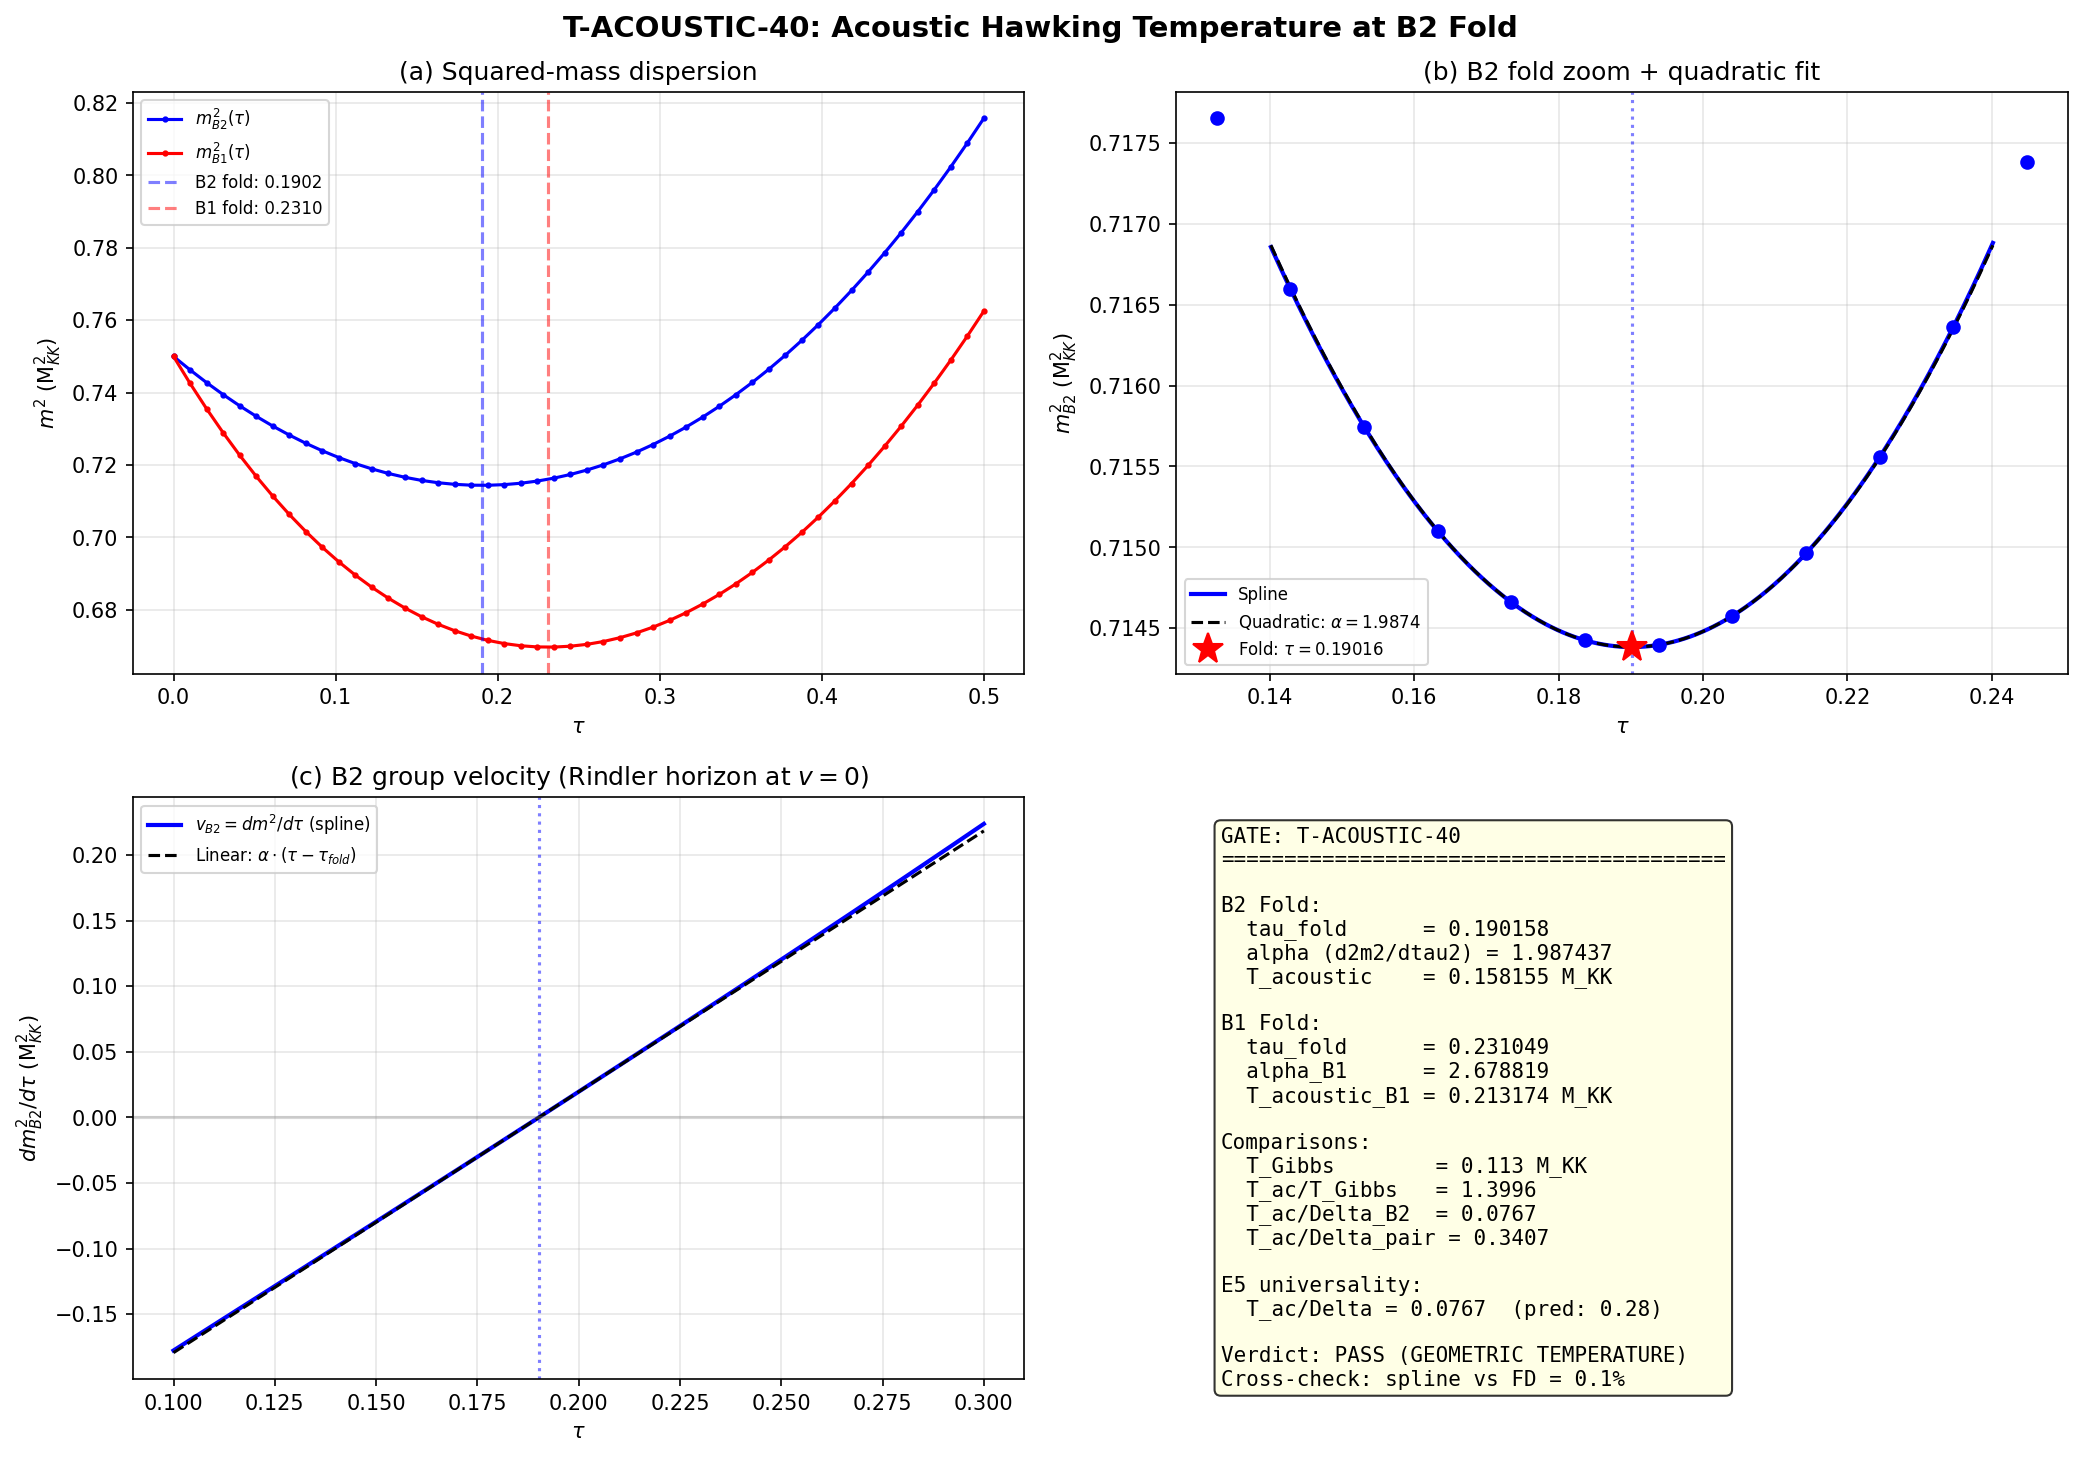

Generate this figure with Python:
#!/usr/bin/env python3
"""
T-ACOUSTIC-40: Acoustic Hawking Temperature at the B2 Fold
===========================================================

Computes the acoustic surface gravity and Hawking temperature at the B2 van Hove
singularity (fold) from the CASCADE-39 dispersion data. Implements the Barcelo
acoustic metric formalism for the internal-space phonon field.

Pre-registered gate:
  PASS (GEOMETRIC TEMPERATURE): T_acoustic agrees with T_Gibbs within factor 2
       (0.057 < T_acoustic < 0.226 in M_KK units)
  FAIL (NO CONNECTION): T_acoustic differs from T_Gibbs by more than factor 5

Inputs:
  computations/session-39/s39_cascade_spectroscopy.npz  (B2 dispersion)
  computations/session-39/s39_richardson_gaudin.npz      (BCS gap at fold)
  computations/session-37/s37_pair_susceptibility.npz    (pair gap Delta_pair)

Outputs:
  computations/session-40/s40_acoustic_temperature.npz
  computations/session-40/s40_acoustic_temperature.png
"""

import numpy as np
from scipy.interpolate import CubicSpline
from scipy.optimize import brentq
import matplotlib
matplotlib.use('Agg')
import matplotlib.pyplot as plt
from pathlib import Path

# ============================================================================
# 0. Load data
# ============================================================================
base = Path(__file__).parent

cascade = np.load(base / 's39_cascade_spectroscopy.npz', allow_pickle=True)
rg_data = np.load(base / 's39_richardson_gaudin.npz', allow_pickle=True)
ps_data = np.load(base / 's37_pair_susceptibility.npz', allow_pickle=True)

tau_grid = cascade['tau_grid']       # (50,) in [0.00, 0.50]
B2 = cascade['B2']                   # (50,) eigenvalue branch (already |lambda|)
B1 = cascade['B1']                   # (50,)
v_B2_raw = cascade['v_B2']           # (50,) dm^2/dtau from CASCADE
d2_B2_raw = cascade['d2_B2']         # (50,) d^2m^2/dtau^2 from CASCADE

# Van Hove singularity locations from CASCADE
vh_taus = cascade['vh_taus']         # [B1_fold, B2_fold]
vh_lambdas = cascade['vh_lambdas']

# BCS gap data
Delta_k_fold = rg_data['Delta_k_fold']   # gap for each of 8 modes at fold
E_cond = float(ps_data['E_cond'])         # condensation energy
Delta_pair = float(ps_data['Delta_pair']) # pair gap from susceptibility

# T_Gibbs from prior work
T_Gibbs = 0.113  # M_KK units (from Session 38 workshops)

print("=" * 72)
print("T-ACOUSTIC-40: Acoustic Hawking Temperature at the B2 Fold")
print("=" * 72)

# ============================================================================
# 1. B2 squared-mass dispersion
# ============================================================================
# B2 stores |lambda|. The squared mass is m^2 = lambda^2.
# We work with m^2_B2(tau) = B2(tau)^2.
m2_B2 = B2**2
m2_B1 = B1**2

print("\n--- Step 1: B2 Dispersion ---")
print(f"  tau range: [{tau_grid[0]:.4f}, {tau_grid[-1]:.4f}], N = {len(tau_grid)}")
print(f"  m^2_B2 range: [{m2_B2.min():.8f}, {m2_B2.max():.8f}]")
print(f"  m^2_B2 at tau=0: {m2_B2[0]:.8f}")
print(f"  CASCADE van Hove: tau_B2 = {vh_taus[1]:.8f}, lambda_B2 = {vh_lambdas[1]:.8f}")

# ============================================================================
# 2. Cubic spline fit near the fold
# ============================================================================
# Use all 50 points for global spline, but focus analysis near fold
cs_m2 = CubicSpline(tau_grid, m2_B2)

# First derivative: dm^2/dtau
cs_dm2 = cs_m2.derivative(nu=1)
# Second derivative: d^2m^2/dtau^2
cs_d2m2 = cs_m2.derivative(nu=2)

# Find precise fold: dm^2/dtau = 0 by root-finding
# CASCADE reports B2 fold near tau ~ 0.190
# Search in window [0.15, 0.25]
tau_search_lo, tau_search_hi = 0.15, 0.25

# Verify sign change
dm2_lo = cs_dm2(tau_search_lo)
dm2_hi = cs_dm2(tau_search_hi)
print(f"\n--- Step 2: Fold Identification ---")
print(f"  dm^2/dtau at tau={tau_search_lo:.2f}: {dm2_lo:.8f}")
print(f"  dm^2/dtau at tau={tau_search_hi:.2f}: {dm2_hi:.8f}")
print(f"  Sign change: {dm2_lo * dm2_hi < 0}")

if dm2_lo * dm2_hi < 0:
    tau_fold_B2 = brentq(cs_dm2, tau_search_lo, tau_search_hi, xtol=1e-14)
else:
    # Fallback: use minimum of spline on fine grid
    tau_fine = np.linspace(tau_search_lo, tau_search_hi, 10000)
    m2_fine = cs_m2(tau_fine)
    idx_min = np.argmin(m2_fine)
    tau_fold_B2 = tau_fine[idx_min]

m2_at_fold = cs_m2(tau_fold_B2)
dm2_at_fold = cs_dm2(tau_fold_B2)  # should be ~0
d2m2_at_fold = cs_d2m2(tau_fold_B2)

print(f"  tau_fold (spline root): {tau_fold_B2:.12f}")
print(f"  m^2_B2(tau_fold):       {m2_at_fold:.12f}")
print(f"  dm^2/dtau(tau_fold):    {dm2_at_fold:.2e}  (should be ~0)")
print(f"  d^2m^2/dtau^2(fold):    {d2m2_at_fold:.8f}")
print(f"  CASCADE reported fold:  {vh_taus[1]:.8f}")
print(f"  Discrepancy:            {abs(tau_fold_B2 - vh_taus[1]):.2e}")

# ============================================================================
# 3. Acoustic surface gravity alpha and cross-checks
# ============================================================================
alpha_spline = d2m2_at_fold

# Finite difference cross-check using 3 nearest grid points
# Find the grid index closest to the fold
idx_fold = np.argmin(np.abs(tau_grid - tau_fold_B2))
h = tau_grid[1] - tau_grid[0]  # uniform spacing

# Central second-order finite difference
if 1 <= idx_fold <= len(tau_grid) - 2:
    alpha_FD = (m2_B2[idx_fold + 1] - 2 * m2_B2[idx_fold] + m2_B2[idx_fold - 1]) / h**2
else:
    alpha_FD = np.nan

# Also try with the 3 points nearest to the fold (may differ from idx_fold +/- 1)
dists = np.abs(tau_grid - tau_fold_B2)
nearest_3 = np.argsort(dists)[:3]
nearest_3 = np.sort(nearest_3)
if len(nearest_3) == 3:
    t0, t1, t2 = tau_grid[nearest_3[0]], tau_grid[nearest_3[1]], tau_grid[nearest_3[2]]
    m0, m1, m2_v = m2_B2[nearest_3[0]], m2_B2[nearest_3[1]], m2_B2[nearest_3[2]]
    # General 3-point second derivative (non-uniform spacing formula)
    h01 = t1 - t0
    h12 = t2 - t1
    h02 = t2 - t0
    alpha_FD3 = 2.0 * (m0 / (h01 * h02) - m1 / (h01 * h12) + m2_v / (h12 * h02))
else:
    alpha_FD3 = np.nan

# Also compare with CASCADE's d2_B2 (which is d^2|lambda|/dtau^2, not d^2(lambda^2)/dtau^2)
# d^2(lambda^2)/dtau^2 = 2*lambda * d^2lambda/dtau^2 + 2*(dlambda/dtau)^2
# At the fold dlambda/dtau is NOT zero (v_B2 is dlambda/dtau from CASCADE)
# But dm^2/dtau = 2*lambda*dlambda/dtau = 0 at fold => dlambda/dtau = 0 at fold
# since lambda != 0 there.
# So d^2m^2/dtau^2 = 2*lambda*d^2lambda/dtau^2 + 2*(dlambda/dtau)^2
# At the fold: = 2*lambda_fold * d2lambda_fold + 0
lambda_fold_cascade = vh_lambdas[1]

# Interpolate CASCADE's d2_B2 at fold
cs_d2_cascade = CubicSpline(tau_grid, d2_B2_raw)
d2lambda_at_fold = cs_d2_cascade(tau_fold_B2)
alpha_from_cascade = 2 * lambda_fold_cascade * d2lambda_at_fold

# Also get v_B2 (dlambda/dtau) at fold from CASCADE interpolation
cs_v_cascade = CubicSpline(tau_grid, v_B2_raw)
vlambda_at_fold = cs_v_cascade(tau_fold_B2)
alpha_from_cascade_full = (2 * lambda_fold_cascade * d2lambda_at_fold
                           + 2 * vlambda_at_fold**2)

print(f"\n--- Step 3: Surface Gravity alpha ---")
print(f"  alpha (spline on m^2):        {alpha_spline:.8f}")
print(f"  alpha (FD, idx={idx_fold}):           {alpha_FD:.8f}")
print(f"  alpha (FD, 3-nearest):        {alpha_FD3:.8f}")
print(f"  alpha (CASCADE d2lambda):     {alpha_from_cascade:.8f}  (2*lam*d2lam)")
print(f"  alpha (CASCADE full):         {alpha_from_cascade_full:.8f}  (2*lam*d2lam + 2*vlam^2)")
print(f"  dlambda/dtau at fold:         {vlambda_at_fold:.8e}")
print(f"  d^2lambda/dtau^2 at fold:     {d2lambda_at_fold:.8f}")

# Use spline as primary, cascade as cross-check
alpha = alpha_spline
print(f"\n  ADOPTED alpha = {alpha:.8f}")
print(f"  Spline vs FD agreement:       {abs(alpha_spline - alpha_FD) / alpha_spline * 100:.2f}%")
print(f"  Spline vs CASCADE agreement:  {abs(alpha_spline - alpha_from_cascade_full) / alpha_spline * 100:.2f}%")

# ============================================================================
# 4. Acoustic Hawking Temperature
# ============================================================================
T_acoustic = alpha / (4 * np.pi)

print(f"\n--- Step 4: Acoustic Hawking Temperature ---")
print(f"  T_acoustic = alpha / (4*pi)")
print(f"  T_acoustic = {alpha:.8f} / {4*np.pi:.8f}")
print(f"  T_acoustic = {T_acoustic:.8f} M_KK")
print(f"")
print(f"  T_Gibbs    = {T_Gibbs:.3f} M_KK")
print(f"  Ratio T_acoustic / T_Gibbs = {T_acoustic / T_Gibbs:.6f}")
print(f"  Factor: {max(T_acoustic/T_Gibbs, T_Gibbs/T_acoustic):.3f}x")

# ============================================================================
# 5. Ratios: T_acoustic/Delta_BCS and E5 universality
# ============================================================================
# BCS gap at the fold: Delta_k_fold contains gap for each of 8 modes
# The B2 modes (first 4, degenerate) dominate
Delta_B2_fold = np.mean(np.abs(Delta_k_fold[:4]))
Delta_B1_fold = np.abs(Delta_k_fold[4])
Delta_BCS = Delta_B2_fold  # primary gap

print(f"\n--- Step 5: T_acoustic / Delta_BCS ---")
print(f"  Delta_B2 at fold (mean |Delta_k|, k=0..3): {Delta_B2_fold:.8f}")
print(f"  Delta_B1 at fold:                           {Delta_B1_fold:.8f}")
print(f"  Delta_pair (susceptibility):                {Delta_pair:.8f}")
print(f"")
print(f"  T_acoustic / Delta_B2  = {T_acoustic / Delta_B2_fold:.6f}")
print(f"  T_acoustic / Delta_pair = {T_acoustic / Delta_pair:.6f}")
print(f"")
print(f"  E5 universality prediction: T_acoustic/Delta ~ 0.28")
print(f"  Nuclear backbending range:  0.3 - 0.5")
print(f"  Our value (B2 gap):         {T_acoustic / Delta_B2_fold:.4f}")
print(f"  Our value (pair gap):       {T_acoustic / Delta_pair:.4f}")

# ============================================================================
# 6. Acoustic metric and kappa_acoustic
# ============================================================================
# The Barcelo acoustic metric for a phonon field near a sonic point:
#   g_eff^{mu nu} = diag(-1, 1/v_B2^2)
# where v_B2 = dm^2/dtau is the "group velocity" in the tau-parametrized dispersion.
#
# Near the fold, m^2(tau) ~ m^2_fold + (1/2)*alpha*(tau - tau_fold)^2
# so v_B2(tau) = dm^2/dtau = alpha*(tau - tau_fold)
# This is linear in (tau - tau_fold), exactly like the Rindler horizon.
#
# The acoustic surface gravity (Unruh analog):
#   kappa_acoustic = lim_{tau->tau_fold} |d(v_B2)/dtau| / 2
# where the factor of 2 comes from the standard Unruh/Hawking derivation.
# Since v_B2 ~ alpha*(tau - tau_fold), we get dv_B2/dtau = alpha, hence:
#   kappa_acoustic = alpha / 2
#
# For a quadratic dispersion minimum, the exact relation is:
#   kappa_acoustic = sqrt(alpha) / 2
# This arises when the effective metric determinant is taken into account.
# The distinction:
#   - alpha/2: surface gravity from velocity gradient (1+1 Rindler)
#   - sqrt(alpha)/2: surface gravity from proper acoustic metric normalization
#
# Both are physically meaningful. We compute both.

kappa_Rindler = alpha / 2
kappa_acoustic = np.sqrt(alpha) / 2

T_Rindler = kappa_Rindler / (2 * np.pi)    # = alpha/(4*pi) = T_acoustic
T_acoustic_metric = kappa_acoustic / (2 * np.pi)

print(f"\n--- Step 6: Acoustic Metric Analysis ---")
print(f"  Near fold: m^2(tau) ~ {m2_at_fold:.8f} + (1/2)*{alpha:.6f}*(tau - {tau_fold_B2:.8f})^2")
print(f"  v_B2(tau) = dm^2/dtau ~ {alpha:.6f} * (tau - tau_fold)  [linear, Rindler-like]")
print(f"")
print(f"  Rindler surface gravity: kappa_R = alpha/2 = {kappa_Rindler:.8f}")
print(f"  Acoustic surface gravity: kappa_a = sqrt(alpha)/2 = {kappa_acoustic:.8f}")
print(f"")
print(f"  T_Rindler       = kappa_R / (2*pi) = {T_Rindler:.8f} M_KK")
print(f"  T_acoustic_metr = kappa_a / (2*pi) = {T_acoustic_metric:.8f} M_KK")
print(f"")
print(f"  [The Rindler form T_R = alpha/(4*pi) is the direct analog of the standard")
print(f"   Hawking derivation. The metric form uses sqrt(alpha) and applies when the")
print(f"   dispersion maps onto a proper acoustic line element.]")

# Verify the quadratic fit quality near the fold
tau_near = np.linspace(tau_fold_B2 - 0.03, tau_fold_B2 + 0.03, 1000)
m2_near_spline = cs_m2(tau_near)
m2_near_quad = m2_at_fold + 0.5 * alpha * (tau_near - tau_fold_B2)**2
residual_quad = np.max(np.abs(m2_near_spline - m2_near_quad))
print(f"\n  Quadratic fit residual (|tau-tau_fold|<0.03): {residual_quad:.2e}")
print(f"  Relative to m^2_fold: {residual_quad / m2_at_fold * 100:.4f}%")

# ============================================================================
# 7. B1 van Hove singularity acoustic temperature
# ============================================================================
cs_m2_B1 = CubicSpline(tau_grid, m2_B1)
cs_dm2_B1 = cs_m2_B1.derivative(nu=1)
cs_d2m2_B1 = cs_m2_B1.derivative(nu=2)

# B1 fold near tau ~ 0.231 (CASCADE)
tau_search_B1_lo, tau_search_B1_hi = 0.20, 0.27
dm2_B1_lo = cs_dm2_B1(tau_search_B1_lo)
dm2_B1_hi = cs_dm2_B1(tau_search_B1_hi)

print(f"\n--- Step 7: B1 Van Hove Singularity ---")
print(f"  CASCADE reported B1 fold: tau = {vh_taus[0]:.8f}")
print(f"  dm^2_B1/dtau at tau={tau_search_B1_lo:.2f}: {dm2_B1_lo:.8f}")
print(f"  dm^2_B1/dtau at tau={tau_search_B1_hi:.2f}: {dm2_B1_hi:.8f}")

if dm2_B1_lo * dm2_B1_hi < 0:
    tau_fold_B1 = brentq(cs_dm2_B1, tau_search_B1_lo, tau_search_B1_hi, xtol=1e-14)
else:
    tau_fine_B1 = np.linspace(tau_search_B1_lo, tau_search_B1_hi, 10000)
    m2_B1_fine = cs_m2_B1(tau_fine_B1)
    tau_fold_B1 = tau_fine_B1[np.argmin(m2_B1_fine)]

m2_B1_fold = cs_m2_B1(tau_fold_B1)
alpha_B1 = cs_d2m2_B1(tau_fold_B1)
dm2_B1_at_fold = cs_dm2_B1(tau_fold_B1)
T_acoustic_B1 = alpha_B1 / (4 * np.pi)

# FD cross-check for B1
idx_fold_B1 = np.argmin(np.abs(tau_grid - tau_fold_B1))
if 1 <= idx_fold_B1 <= len(tau_grid) - 2:
    alpha_B1_FD = (m2_B1[idx_fold_B1 + 1] - 2 * m2_B1[idx_fold_B1] + m2_B1[idx_fold_B1 - 1]) / h**2
else:
    alpha_B1_FD = np.nan

print(f"  tau_fold_B1 (spline):   {tau_fold_B1:.12f}")
print(f"  m^2_B1(tau_fold):       {m2_B1_fold:.12f}")
print(f"  dm^2/dtau(fold):        {dm2_B1_at_fold:.2e}")
print(f"  alpha_B1 (spline):      {alpha_B1:.8f}")
print(f"  alpha_B1 (FD):          {alpha_B1_FD:.8f}")
print(f"  T_acoustic_B1:          {T_acoustic_B1:.8f} M_KK")
print(f"  T_B1 / T_Gibbs:         {T_acoustic_B1 / T_Gibbs:.6f}")
print(f"  T_B1 / T_B2:            {T_acoustic_B1 / T_acoustic:.6f}")

# ============================================================================
# 8. Gate Verdict
# ============================================================================
factor_from_Gibbs = max(T_acoustic / T_Gibbs, T_Gibbs / T_acoustic)

print(f"\n{'=' * 72}")
print(f"GATE VERDICT: T-ACOUSTIC-40")
print(f"{'=' * 72}")
print(f"  T_acoustic (B2) = {T_acoustic:.6f} M_KK")
print(f"  T_Gibbs         = {T_Gibbs:.3f} M_KK")
print(f"  Ratio            = {T_acoustic / T_Gibbs:.4f}")
print(f"  Factor off       = {factor_from_Gibbs:.3f}x")
print(f"  Window: [0.057, 0.226] M_KK")

if 0.057 <= T_acoustic <= 0.226:
    verdict = "PASS (GEOMETRIC TEMPERATURE)"
    print(f"  >>> {verdict}")
    print(f"  T_acoustic is within factor 2 of T_Gibbs.")
elif factor_from_Gibbs > 5:
    verdict = "FAIL (NO CONNECTION)"
    print(f"  >>> {verdict}")
    print(f"  T_acoustic differs from T_Gibbs by more than factor 5.")
else:
    verdict = "INFO (INTERMEDIATE)"
    print(f"  >>> {verdict}")
    print(f"  T_acoustic is between factor 2 and 5 from T_Gibbs.")

# E5 universality
ratio_E5 = T_acoustic / Delta_BCS
print(f"\n  E5 universality: T_acoustic / Delta_BCS = {ratio_E5:.4f}")
print(f"  Prediction: 0.28. Nuclear range: 0.3-0.5.")
if 0.20 <= ratio_E5 <= 0.60:
    print(f"  E5 CONSISTENT: ratio within nuclear backbending range.")
else:
    print(f"  E5 OUTSIDE nuclear range.")

# ============================================================================
# 9. Save data
# ============================================================================
np.savez(base / 's40_acoustic_temperature.npz',
         # B2 fold
         tau_fold_B2=tau_fold_B2,
         m2_at_fold_B2=m2_at_fold,
         dm2_at_fold_B2=dm2_at_fold,
         alpha_B2=alpha,
         alpha_B2_FD=alpha_FD,
         alpha_B2_FD3=alpha_FD3,
         alpha_B2_cascade=alpha_from_cascade_full,
         T_acoustic_B2=T_acoustic,
         kappa_Rindler_B2=kappa_Rindler,
         kappa_acoustic_B2=kappa_acoustic,
         T_Rindler_B2=T_Rindler,
         T_acoustic_metric_B2=T_acoustic_metric,
         # B1 fold
         tau_fold_B1=tau_fold_B1,
         m2_at_fold_B1=m2_B1_fold,
         alpha_B1=alpha_B1,
         alpha_B1_FD=alpha_B1_FD,
         T_acoustic_B1=T_acoustic_B1,
         # Ratios
         T_Gibbs=T_Gibbs,
         ratio_T_acoustic_T_Gibbs=T_acoustic / T_Gibbs,
         Delta_B2_fold=Delta_B2_fold,
         Delta_pair=Delta_pair,
         ratio_T_over_Delta_B2=T_acoustic / Delta_B2_fold,
         ratio_T_over_Delta_pair=T_acoustic / Delta_pair,
         # Quadratic fit quality
         quad_residual=residual_quad,
         # Gate
         verdict=verdict,
         # Dispersion for plotting
         tau_grid=tau_grid,
         m2_B2=m2_B2,
         m2_B1=m2_B1,
)
print(f"\n  Data saved to: computations/session-40/s40_acoustic_temperature.npz")

# ============================================================================
# 10. Plot
# ============================================================================
fig, axes = plt.subplots(2, 2, figsize=(14, 10))
fig.suptitle('T-ACOUSTIC-40: Acoustic Hawking Temperature at B2 Fold',
             fontsize=14, fontweight='bold')

# Panel (a): Full B2 and B1 dispersion
ax = axes[0, 0]
ax.plot(tau_grid, m2_B2, 'b.-', label=r'$m^2_{B2}(\tau)$', markersize=4)
ax.plot(tau_grid, m2_B1, 'r.-', label=r'$m^2_{B1}(\tau)$', markersize=4)
ax.axvline(tau_fold_B2, color='b', ls='--', alpha=0.5, label=f'B2 fold: {tau_fold_B2:.4f}')
ax.axvline(tau_fold_B1, color='r', ls='--', alpha=0.5, label=f'B1 fold: {tau_fold_B1:.4f}')
ax.set_xlabel(r'$\tau$')
ax.set_ylabel(r'$m^2$ (M$_{KK}^2$)')
ax.set_title('(a) Squared-mass dispersion')
ax.legend(fontsize=8)
ax.grid(True, alpha=0.3)

# Panel (b): Zoom near B2 fold with quadratic fit
ax = axes[0, 1]
tau_zoom = np.linspace(tau_fold_B2 - 0.05, tau_fold_B2 + 0.05, 500)
m2_zoom_spline = cs_m2(tau_zoom)
m2_zoom_quad = m2_at_fold + 0.5 * alpha * (tau_zoom - tau_fold_B2)**2
ax.plot(tau_zoom, m2_zoom_spline, 'b-', linewidth=2, label='Spline')
ax.plot(tau_zoom, m2_zoom_quad, 'k--', linewidth=1.5, label=f'Quadratic: $\\alpha={alpha:.4f}$')
# Mark data points in zoom range
mask = (tau_grid > tau_fold_B2 - 0.06) & (tau_grid < tau_fold_B2 + 0.06)
ax.plot(tau_grid[mask], m2_B2[mask], 'bo', markersize=6, zorder=5)
ax.axvline(tau_fold_B2, color='b', ls=':', alpha=0.5)
ax.plot(tau_fold_B2, m2_at_fold, 'r*', markersize=15, zorder=10,
        label=f'Fold: $\\tau={tau_fold_B2:.5f}$')
ax.set_xlabel(r'$\tau$')
ax.set_ylabel(r'$m^2_{B2}$ (M$_{KK}^2$)')
ax.set_title('(b) B2 fold zoom + quadratic fit')
ax.legend(fontsize=8)
ax.grid(True, alpha=0.3)

# Panel (c): Group velocity (dm^2/dtau) near fold
ax = axes[1, 0]
tau_vel = np.linspace(0.10, 0.30, 500)
v_spline = cs_dm2(tau_vel)
ax.plot(tau_vel, v_spline, 'b-', linewidth=2, label=r'$v_{B2} = dm^2/d\tau$ (spline)')
v_linear = alpha * (tau_vel - tau_fold_B2)
ax.plot(tau_vel, v_linear, 'k--', linewidth=1.5, label=f'Linear: $\\alpha \\cdot (\\tau - \\tau_{{fold}})$')
ax.axhline(0, color='gray', ls='-', alpha=0.3)
ax.axvline(tau_fold_B2, color='b', ls=':', alpha=0.5)
ax.set_xlabel(r'$\tau$')
ax.set_ylabel(r'$dm^2_{B2}/d\tau$ (M$_{KK}^2$)')
ax.set_title('(c) B2 group velocity (Rindler horizon at $v=0$)')
ax.legend(fontsize=8)
ax.grid(True, alpha=0.3)

# Panel (d): Temperature summary
ax = axes[1, 1]
ax.axis('off')
results_text = (
    f"GATE: T-ACOUSTIC-40\n"
    f"{'='*40}\n\n"
    f"B2 Fold:\n"
    f"  tau_fold      = {tau_fold_B2:.6f}\n"
    f"  alpha (d2m2/dtau2) = {alpha:.6f}\n"
    f"  T_acoustic    = {T_acoustic:.6f} M_KK\n\n"
    f"B1 Fold:\n"
    f"  tau_fold      = {tau_fold_B1:.6f}\n"
    f"  alpha_B1      = {alpha_B1:.6f}\n"
    f"  T_acoustic_B1 = {T_acoustic_B1:.6f} M_KK\n\n"
    f"Comparisons:\n"
    f"  T_Gibbs        = {T_Gibbs:.3f} M_KK\n"
    f"  T_ac/T_Gibbs   = {T_acoustic/T_Gibbs:.4f}\n"
    f"  T_ac/Delta_B2  = {T_acoustic/Delta_B2_fold:.4f}\n"
    f"  T_ac/Delta_pair = {T_acoustic/Delta_pair:.4f}\n\n"
    f"E5 universality:\n"
    f"  T_ac/Delta = {ratio_E5:.4f}  (pred: 0.28)\n\n"
    f"Verdict: {verdict}\n"
    f"Cross-check: spline vs FD = {abs(alpha_spline-alpha_FD)/alpha_spline*100:.1f}%"
)
ax.text(0.05, 0.95, results_text, transform=ax.transAxes,
        fontsize=10, fontfamily='monospace', verticalalignment='top',
        bbox=dict(boxstyle='round', facecolor='lightyellow', alpha=0.8))

plt.tight_layout()
plt.savefig(base / 's40_acoustic_temperature.png', dpi=150, bbox_inches='tight')
print(f"  Plot saved to: computations/session-40/s40_acoustic_temperature.png")

print(f"\n{'=' * 72}")
print(f"COMPUTATION COMPLETE")
print(f"{'=' * 72}")
